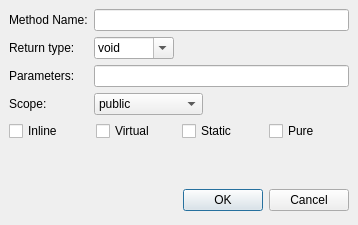
<ui version="4.0" >
 <class>AddNewClassMethod</class>
 <widget class="QDialog" name="AddNewClassMethod" >
  <property name="geometry" >
   <rect>
    <x>0</x>
    <y>0</y>
    <width>358</width>
    <height>225</height>
   </rect>
  </property>
  <property name="windowTitle" >
   <string>Add New Method</string>
  </property>
  <layout class="QGridLayout" >
   <property name="margin" >
    <number>9</number>
   </property>
   <property name="spacing" >
    <number>6</number>
   </property>
   <item row="0" column="0" >
    <layout class="QHBoxLayout" >
     <property name="margin" >
      <number>0</number>
     </property>
     <property name="spacing" >
      <number>6</number>
     </property>
     <item>
      <layout class="QVBoxLayout" >
       <property name="margin" >
        <number>0</number>
       </property>
       <property name="spacing" >
        <number>6</number>
       </property>
       <item>
        <widget class="QLabel" name="label" >
         <property name="text" >
          <string>Method Name:</string>
         </property>
        </widget>
       </item>
       <item>
        <widget class="QLabel" name="label_9" >
         <property name="text" >
          <string>Return type:</string>
         </property>
        </widget>
       </item>
       <item>
        <widget class="QLabel" name="label_2" >
         <property name="text" >
          <string>Parameters:</string>
         </property>
        </widget>
       </item>
       <item>
        <widget class="QLabel" name="label_8" >
         <property name="text" >
          <string>Scope:</string>
         </property>
        </widget>
       </item>
      </layout>
     </item>
     <item>
      <layout class="QVBoxLayout" >
       <property name="margin" >
        <number>0</number>
       </property>
       <property name="spacing" >
        <number>6</number>
       </property>
       <item>
        <widget class="QLineEdit" name="methodName" />
       </item>
       <item>
        <layout class="QHBoxLayout" >
         <property name="margin" >
          <number>0</number>
         </property>
         <property name="spacing" >
          <number>6</number>
         </property>
         <item>
          <widget class="QComboBox" name="returnType" >
           <property name="editable" >
            <bool>true</bool>
           </property>
           <item>
            <property name="text" >
             <string>void</string>
            </property>
           </item>
           <item>
            <property name="text" >
             <string>bool</string>
            </property>
           </item>
           <item>
            <property name="text" >
             <string>char</string>
            </property>
           </item>
           <item>
            <property name="text" >
             <string>short</string>
            </property>
           </item>
           <item>
            <property name="text" >
             <string>long</string>
            </property>
           </item>
           <item>
            <property name="text" >
             <string>int</string>
            </property>
           </item>
           <item>
            <property name="text" >
             <string>signed</string>
            </property>
           </item>
           <item>
            <property name="text" >
             <string>unsigned</string>
            </property>
           </item>
           <item>
            <property name="text" >
             <string>float</string>
            </property>
           </item>
           <item>
            <property name="text" >
             <string>double</string>
            </property>
           </item>
          </widget>
         </item>
         <item>
          <spacer>
           <property name="orientation" >
            <enum>Qt::Horizontal</enum>
           </property>
           <property name="sizeHint" >
            <size>
             <width>40</width>
             <height>20</height>
            </size>
           </property>
          </spacer>
         </item>
        </layout>
       </item>
       <item>
        <widget class="QLineEdit" name="parameters" />
       </item>
       <item>
        <layout class="QHBoxLayout" >
         <property name="margin" >
          <number>0</number>
         </property>
         <property name="spacing" >
          <number>6</number>
         </property>
         <item>
          <widget class="QComboBox" name="scope" >
           <property name="enabled" >
            <bool>true</bool>
           </property>
           <property name="editable" >
            <bool>false</bool>
           </property>
           <item>
            <property name="text" >
             <string>public</string>
            </property>
           </item>
           <item>
            <property name="text" >
             <string>protected</string>
            </property>
           </item>
           <item>
            <property name="text" >
             <string>private</string>
            </property>
           </item>
           <item>
            <property name="text" >
             <string>public slots</string>
            </property>
           </item>
           <item>
            <property name="text" >
             <string>protected slots</string>
            </property>
           </item>
           <item>
            <property name="text" >
             <string>private slots</string>
            </property>
           </item>
           <item>
            <property name="text" >
             <string>signals</string>
            </property>
           </item>
          </widget>
         </item>
         <item>
          <spacer>
           <property name="orientation" >
            <enum>Qt::Horizontal</enum>
           </property>
           <property name="sizeHint" >
            <size>
             <width>40</width>
             <height>20</height>
            </size>
           </property>
          </spacer>
         </item>
        </layout>
       </item>
      </layout>
     </item>
    </layout>
   </item>
   <item row="1" column="0" >
    <layout class="QHBoxLayout" >
     <property name="margin" >
      <number>0</number>
     </property>
     <property name="spacing" >
      <number>6</number>
     </property>
     <item>
      <widget class="QCheckBox" name="Inline" >
       <property name="text" >
        <string>Inline</string>
       </property>
      </widget>
     </item>
     <item>
      <widget class="QCheckBox" name="Virtual" >
       <property name="text" >
        <string>Virtual</string>
       </property>
      </widget>
     </item>
     <item>
      <widget class="QCheckBox" name="Static" >
       <property name="text" >
        <string>Static</string>
       </property>
      </widget>
     </item>
     <item>
      <widget class="QCheckBox" name="Pure" >
       <property name="text" >
        <string>Pure</string>
       </property>
      </widget>
     </item>
    </layout>
   </item>
   <item row="3" column="0" >
    <layout class="QHBoxLayout" >
     <property name="margin" >
      <number>0</number>
     </property>
     <property name="spacing" >
      <number>6</number>
     </property>
     <item>
      <spacer>
       <property name="orientation" >
        <enum>Qt::Horizontal</enum>
       </property>
       <property name="sizeHint" >
        <size>
         <width>131</width>
         <height>31</height>
        </size>
       </property>
      </spacer>
     </item>
     <item>
      <widget class="QPushButton" name="okButton" >
       <property name="text" >
        <string>OK</string>
       </property>
      </widget>
     </item>
     <item>
      <widget class="QPushButton" name="cancelButton" >
       <property name="text" >
        <string>Cancel</string>
       </property>
      </widget>
     </item>
    </layout>
   </item>
   <item row="2" column="0" >
    <spacer>
     <property name="orientation" >
      <enum>Qt::Vertical</enum>
     </property>
     <property name="sizeHint" >
      <size>
       <width>340</width>
       <height>16</height>
      </size>
     </property>
    </spacer>
   </item>
  </layout>
 </widget>
 <tabstops>
  <tabstop>methodName</tabstop>
  <tabstop>returnType</tabstop>
  <tabstop>scope</tabstop>
  <tabstop>parameters</tabstop>
  <tabstop>Inline</tabstop>
  <tabstop>Virtual</tabstop>
  <tabstop>Static</tabstop>
  <tabstop>Pure</tabstop>
  <tabstop>okButton</tabstop>
  <tabstop>cancelButton</tabstop>
 </tabstops>
 <resources/>
 <connections>
  <connection>
   <sender>cancelButton</sender>
   <signal>clicked()</signal>
   <receiver>AddNewClassMethod</receiver>
   <slot>reject()</slot>
   <hints>
    <hint type="sourcelabel" >
     <x>347</x>
     <y>212</y>
    </hint>
    <hint type="destinationlabel" >
     <x>179</x>
     <y>224</y>
    </hint>
   </hints>
  </connection>
  <connection>
   <sender>Pure</sender>
   <signal>toggled(bool)</signal>
   <receiver>Virtual</receiver>
   <slot>setOn(bool)</slot>
   <hints>
    <hint type="sourcelabel" >
     <x>282</x>
     <y>149</y>
    </hint>
    <hint type="destinationlabel" >
     <x>114</x>
     <y>154</y>
    </hint>
   </hints>
  </connection>
  <connection>
   <sender>Pure</sender>
   <signal>toggled(bool)</signal>
   <receiver>Static</receiver>
   <slot>setDisabled(bool)</slot>
   <hints>
    <hint type="sourcelabel" >
     <x>287</x>
     <y>142</y>
    </hint>
    <hint type="destinationlabel" >
     <x>218</x>
     <y>149</y>
    </hint>
   </hints>
  </connection>
  <connection>
   <sender>Pure</sender>
   <signal>toggled(bool)</signal>
   <receiver>Virtual</receiver>
   <slot>setDisabled(bool)</slot>
   <hints>
    <hint type="sourcelabel" >
     <x>269</x>
     <y>139</y>
    </hint>
    <hint type="destinationlabel" >
     <x>125</x>
     <y>141</y>
    </hint>
   </hints>
  </connection>
  <connection>
   <sender>Pure</sender>
   <signal>toggled(bool)</signal>
   <receiver>Inline</receiver>
   <slot>setDisabled(bool)</slot>
   <hints>
    <hint type="sourcelabel" >
     <x>307</x>
     <y>147</y>
    </hint>
    <hint type="destinationlabel" >
     <x>50</x>
     <y>147</y>
    </hint>
   </hints>
  </connection>
 </connections>
</ui>
